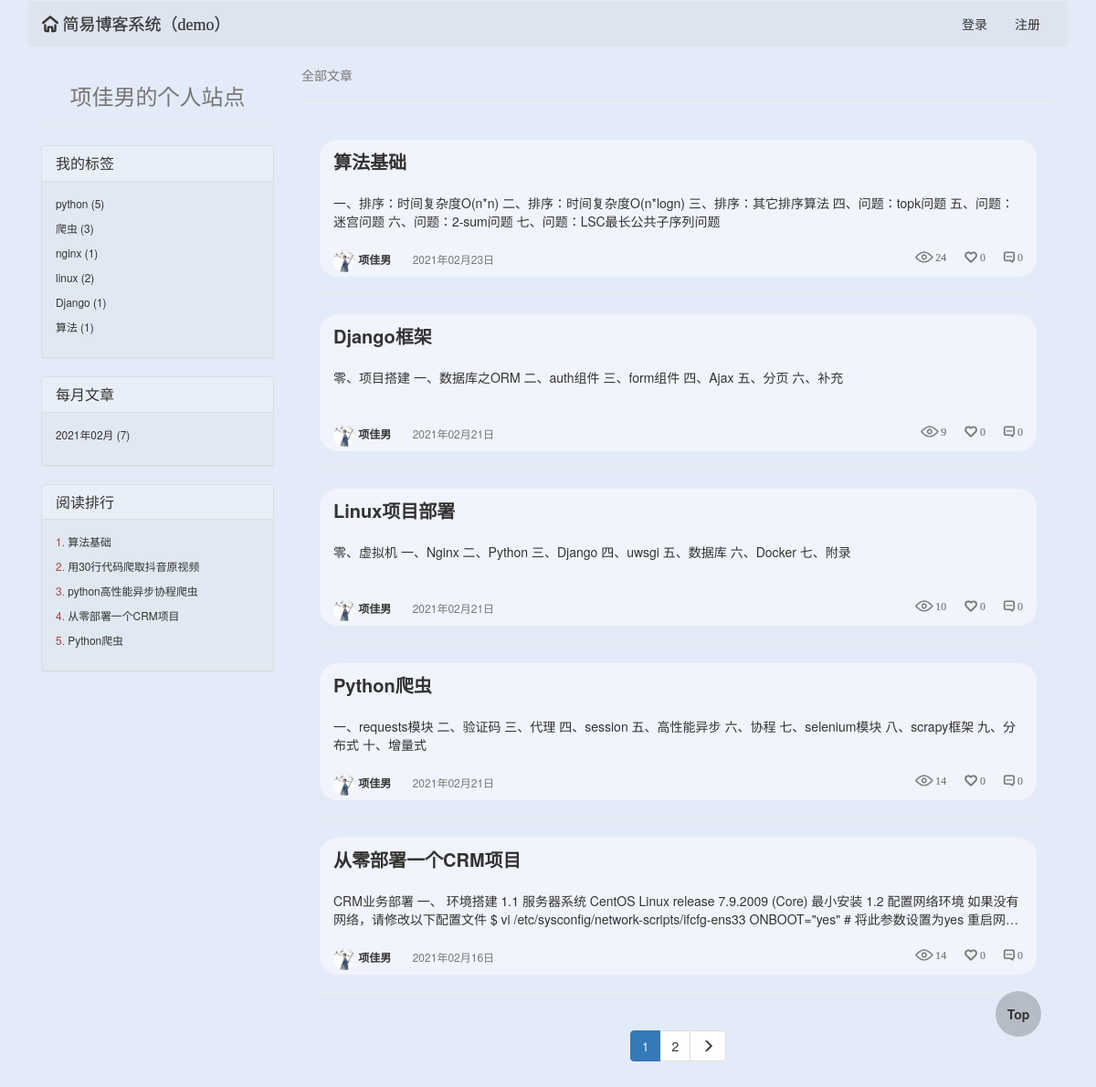
Page /项佳男/ on the committed database.
### blog/models.py (models this page shows, shortened)
class BlogSite(models.Model):
    title = models.CharField(max_length=32, null=True, verbose_name='个人站点标题')

class Article(models.Model):
    title = models.CharField(max_length=64, verbose_name='文章标题')
    desc = models.CharField(max_length=256, verbose_name='文章描述信息')
    create_time = models.DateTimeField(auto_now_add=True, verbose_name='文章创建日期')
    content = models.TextField()
    view_count = models.IntegerField(default=0)
    like_count = models.IntegerField(default=0)
    dislike_count = models.IntegerField(default=0)
    comment_count = models.IntegerField(default=0)
    user = models.ForeignKey('UserInfo', on_delete=models.CASCADE)
    tag = models.ManyToManyField('Tag')

class UserInfo(AbstractUser):
    create_time = models.DateTimeField(auto_now_add=True, verbose_name='用户创建时间')
    avatar = models.FileField(upload_to='avatars/', default='avatars/default.png')
    blog_site = models.OneToOneField('BlogSite', null=True, on_delete=models.CASCADE)
    def __str__(self):
        return self.username

### blog/templatetags/my_tags.py (called while the page is built)
@register.inclusion_tag('parts/side-left.html')
def get_side_left_style(request, username):
    user = UserInfo.objects.filter(username=username).first()
    blog_site = user.blog_site
    article_list_hot = Article.objects.filter(user__username=username).order_by('-view_count')[:5]
    tag_list = Tag.objects.filter(blog_site=blog_site).values('pk').annotate(
        c=Count('article__title')).values('title', 'c')
    time_list = Article.objects.filter(user=user).annotate(
        y_m_time=TruncMonth('create_time')).values('y_m_time').annotate(
        c=Count("id")).values('y_m_time', 'c')
    return {'username': username, 'blog_site': blog_site, 'tag_list': tag_list, 'article_list_hot': article_list_hot,
            'time_list': time_list, 'request': request}

@register.inclusion_tag('parts/header.html')
def get_header_style(request):
    form_login = UserFormLogin()
    form_reg = UserFormReg()
    username = UserInfo.objects.filter(username=request.user.username).first()
    blog_site = BlogSite.objects.filter(userinfo=username).first()
    return {'form_login': form_login, 'form_reg': form_reg, 'request': request, 'blog_site': blog_site}

@register.inclusion_tag('parts/paginator.html')
def get_paginator_style(current_page, page_range, current_page_num):
    return {'current_page': current_page, 'page_range': page_range, 'current_page_num': current_page_num}

### blog/views.py (called while the page is built)
def my_paginator(request, article_list, max_item):
    paginator = Paginator(article_list, max_item)
    current_page_num = int(request.GET.get('page', 1))
    try:  # 正常页码
        current_page = paginator.page(current_page_num)
    except EmptyPage as e:  # 错误页码，设置为1
        current_page = paginator.page(1)
    num = 3  # 显示的页面总个数：(num * 2) + 1
    if paginator.num_pages > (num * 2) + 1:
        if current_page_num - num <= 0:
            page_range = range(1, (num * 2) + 2)
        elif current_page_num + num > paginator.count:
            page_range = range(paginator.count - (num * 2), paginator.count + 1)
        else:
            page_range = range(current_page_num - num, current_page_num + num + 1)
    else:
        page_range = paginator.page_range
    return current_page, page_range, current_page_num

### templates/user-blog.html (shortened to what this page needs)
{% extends "base0.html" %}
{% block body %}
    <div class="header">
        {% load my_tags %}
        {% get_header_style request %}
    </div>
    <div class="col-md-3">
        {% load my_tags %}
        {% get_side_left_style request username %}
    </div>
    <div class="col-md-9">
        <span class="text-muted">全部文章</span>
        <hr>
        <div class="article-list">
            {% for article in current_page %}
                <div class="article-item clearfix bg-info">
                    <div class="col-md-12">
                        <div class="media-right view-title">
                            <p>
                                <a href="/{{ article.user.username }}/articles/{{ article.id }}">{{ article.title }}</a>
                            </p>
                            <span>
                            {{ article.desc }}
                        </span>
                        </div>
                        <div class="pull-left text-muted view-other">
                            <a href="/{{ article.user }}/">
                                <img src="/media/{{ article.user.avatar }}">
                                {{ article.user }}
                            </a>
                            <span class="view-other-time">{{ article.create_time|date:'Y年m月d日' }}</span>
                            <span class="pull-right iconfont">&#xe630; {{ article.comment_count }}</span>
                            <span class="pull-right iconfont">&#xe626; {{ article.like_count }}</span>
                            <span class="pull-right iconfont">&#xe601; {{ article.view_count }}</span>
                        </div>
                    </div>
                </div>
                <hr>
            {% endfor %}
            {% load my_tags %}
            {% get_paginator_style current_page page_range current_page_num %}
        </div>
    </div>
{% endblock %}

### templates/parts/side-left.html (shortened to what this page needs)
<div>
    <a href="/{{ username }}/">
        <span class="h3 text-muted center-block text-center">{{ blog_site.title }}</span>
    </a>
    <hr>
    <div class="panel panel-default">
        <div class="panel-heading" role="tab" id="headingTwo">
            <h4 class="panel-title">
                <a role="button" data-toggle="collapse"
                   href="#tag_list">
                    我的标签
                </a>
            </h4>
        </div>
        <div id="tag_list" class="panel-collapse collapse in" role="tabpanel">
            <div class="panel-body">
                {% for tag in tag_list %}
                    <div class="small">
                        <p>
                            <a href="/{{ username }}/tag/{{ tag.title }}">
                                {{ tag.title }}
                                ({{ tag.c }})
                            </a>
                        </p>
                    </div>
                {% endfor %}
            </div>
        </div>
    </div>
    <div class="panel panel-default">
        <div class="panel-heading" role="tab" id="headingThree">
            <h4 class="panel-title">
                <a role="button" data-toggle="collapse"
                   href="#time_list">
                    每月文章
                </a>
            </h4>
        </div>
        <div id="time_list" class="panel-collapse collapse in" role="tabpanel">
            <div class="panel-body">
                {% for time in time_list %}
                    <div class="small">
                        <p>
                            <a href="/{{ username }}/time/{{ time.y_m_time|date:'Y-m' }}">
                                {{ time.y_m_time|date:'Y年m月' }}
                                ({{ time.c }})
                            </a>
                        </p>
                    </div>
                {% endfor %}
            </div>
        </div>
    </div>
    <div class="panel panel-default">
        <div class="panel-heading" role="tab" id="headingThree">
            <h4 class="panel-title">
                <a role="button" data-toggle="collapse"
                   href="#article_list_hot">
                    阅读排行
                </a>
            </h4>
        </div>
        <div id="article_list_hot" class="panel-collapse collapse in" role="tabpanel">
            <div class="panel-body">
                {% for article in article_list_hot %}
                    <div class="small">
                        <p>
                            <span class="text-danger">{{ forloop.counter }}.</span>
                            <a href="/{{ article.user.username }}/articles/{{ article.id }}">
                                {{ article.title }}
                            </a>
                        </p>
                    </div>
                {% endfor %}
            </div>
        </div>
    </div>
</div>

### static/blog/auth.css (style rules this page uses)
.btn, .btn:hover, a, a:hover { transition: all .3s ease-in-out; }
.article-item { transition: all .3s ease-in-out; }

### static/blog/article.css (style rules this page uses)
.article-list { padding: 20px !important; }
.article-item { border-radius: 20px !important; }
.article-item .view-title { width: 100%; height: 120px; padding: 10px 0; }
.article-item .view-title p { -webkit-box-orient: vertical; text-overflow: ellipsis; overflow: hidden; word-break: break-all; display: -webkit-box; -webkit-line-clamp: 1; font-size: 20px; font-weight: bold; }
.article-item .view-title span { -webkit-box-orient: vertical; text-overflow: ellipsis; overflow: hidden; word-break: break-all; display: -webkit-box; -webkit-line-clamp: 2; padding-top: 10px; }
.view-other { width: 100%; height: 30px; }
.view-other img { width: 24px; height: 24px; border-radius: 12px; }
.view-other span { margin-left: 20px; font-size: 12px; }
.view-other a { font-weight: bold; font-size: 12px !important; }

### rows in the picture
BlogSite: title "项佳男的个人站点"
Article: title "算法基础", desc "一、排序：时间复杂度O(n*n) 二、排序：时间复杂度O(n*logn) 三、排序：其它排序算法 四、问题：topk问题 五、问题：迷宫问题 六、问题：2-sum问题 七、问题：LSC最长公共子序列问题", user.avatar (picture), user "项佳男", create_time "2021年02月23日", comment_count "0", like_count "0", view_count "24"
Article: title "用30行代码爬取抖音原视频"
Article: title "python高性能异步协程爬虫"
Article: title "从零部署一个CRM项目", desc "CRM业务部署 一、 环境搭建 1.1 服务器系统 CentOS Linux release 7.9.2009 (Core) 最小安装 1.2 配置网络环境 如果没有网络，请修改以下配置文件 $ vi /etc/sysconfig/network-scripts/ifcfg-ens33 ONBOOT=\"yes\" # 将此参数设置为yes…", user.avatar (picture), user "项佳男", create_time "2021年02月16日", comment_count "0", like_count "0", view_count "14"
Article: title "Python爬虫", desc "一、requests模块 二、验证码 三、代理 四、session 五、高性能异步 六、协程 七、selenium模块 八、scrapy框架 九、分布式 十、增量式", user.avatar (picture), user "项佳男", create_time "2021年02月21日", comment_count "0", like_count "0", view_count "14"
Article: title "Django框架", desc "零、项目搭建 一、数据库之ORM 二、auth组件 三、form组件 四、Ajax 五、分页 六、补充", user.avatar (picture), user "项佳男", create_time "2021年02月21日", comment_count "0", like_count "0", view_count "9"
Article: title "Linux项目部署", desc "零、虚拟机 一、Nginx 二、Python 三、Django 四、uwsgi 五、数据库 六、Docker 七、附录", user.avatar (picture), user "项佳男", create_time "2021年02月21日", comment_count "0", like_count "0", view_count "10"

### other values in the picture
{{ tag.title }} "python" "爬虫" "nginx" "linux" "Django" "算法"
{{ tag.c }} "5" "3" "1" "2" "1" "1"
{{ time.y_m_time|date:'Y年m月' }} "2021年02月"
{{ time.c }} "7"
{{ i }} "1"
{{ i }} "2"
